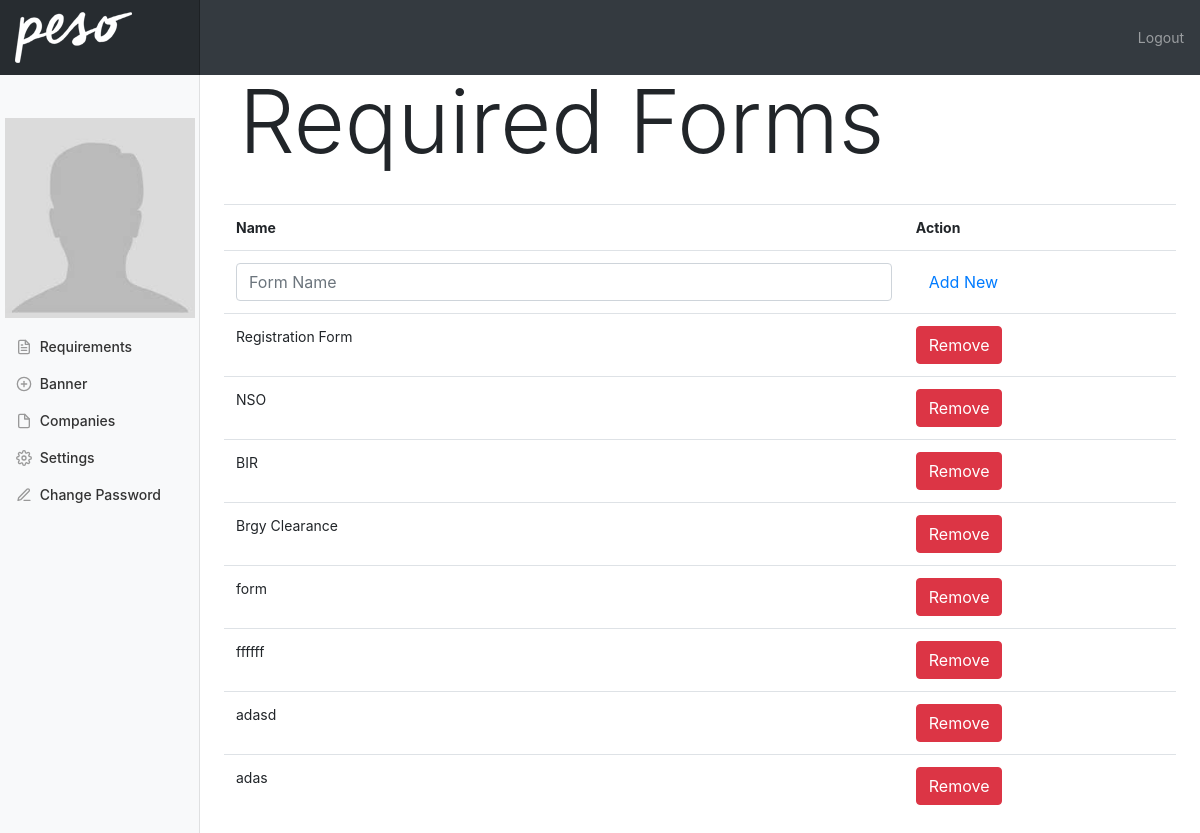
The app's page /requirements.php (signed in) with its own data.
### tables this page shows
CREATE TABLE `requirement` (
  `id` int(11) NOT NULL,
  `name` varchar(255) NOT NULL,
  `userid` int(11) DEFAULT NULL,
  `level` int(11) NOT NULL DEFAULT '0',
  `location` varchar(255) DEFAULT NULL,
  `requirement_id` int(11) DEFAULT NULL
);

### model.php (called while the page is built, shortened)
<?php
class Model {
	protected $db;
	public function __construct(){
		include_once "config.php";
		$this->db = $db;
	}
	public function getAllAdminRequirements(){
		return $this->db->query("
			SELECT *
			FROM requirement
			WHERE level = 0
			")->fetchAll(PDO::FETCH_ASSOC);
	}
}

### requirements.php (the view, shortened to what this page needs)
<?php include_once "model.php"; ?>
<?php $model = new Model();
  $model->restrictAccessByLevel(3);
$requirements = $model->getAllAdminRequirements();
?>
<?php include_once "header2.php"; ?>
    <div class="container-fluid">
      <div class="row">
        <?php include_once "admin-nav.php"; ?>
        <main role="main" class="col-md-9 ml-sm-auto col-lg-10 px-4">
          <br>
          <div class="container">
            <div class="img-container profile-banner">
              <h2 class="compname display-2">Required Forms</h2>
            </div>
          </div>
          <br>
          <div class="container">
            <div class="row">
              <div class="table-responsive">
                <table class="table">
                  <tr>
                    <th>Name</th>
                    <th>Action</th>
                  </tr>
                  <tr id="addreq">
                    <td>
                      <input type="text" class="form-control" required id="requirement" placeholder="Form Name"/>
                    </td>
                    <td>
                      <a href="" class="btn btn-sucess" id="addnew">Add New</a>
                    </td>
                  </tr>
                  <?php foreach($requirements as $idx => $r): ?>
                    <tr>
                      <td><?= $r['name'];?></td>
                      <td>
                        <a href="" data-id="<?= $r['id'];?>" class="btn btn-danger remove">Remove</a>
                      </td>
                    </tr>
                  <?php endforeach; ?>
                </table>
              </div>
            </div>
          </div>
        </main>
      </div>
    </div>
  </body>
</html>

### css/dashboard.css (style rules this page uses)
body { font-size: .875rem; }
[role="main"] { padding-top: 48px; }

### records on screen
requirement: name "Registration Form"
requirement: name "NSO"
requirement: name "BIR"
requirement: name "Brgy Clearance"
requirement: name "form"
requirement: name "ffffff"
requirement: name "adasd"
requirement: name "adas"
